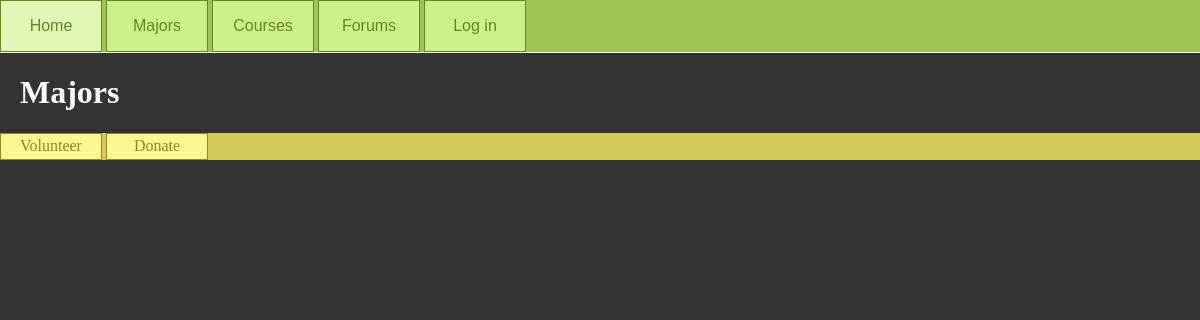
/majorsPublic.html, run on an earlier commit of the app's database.
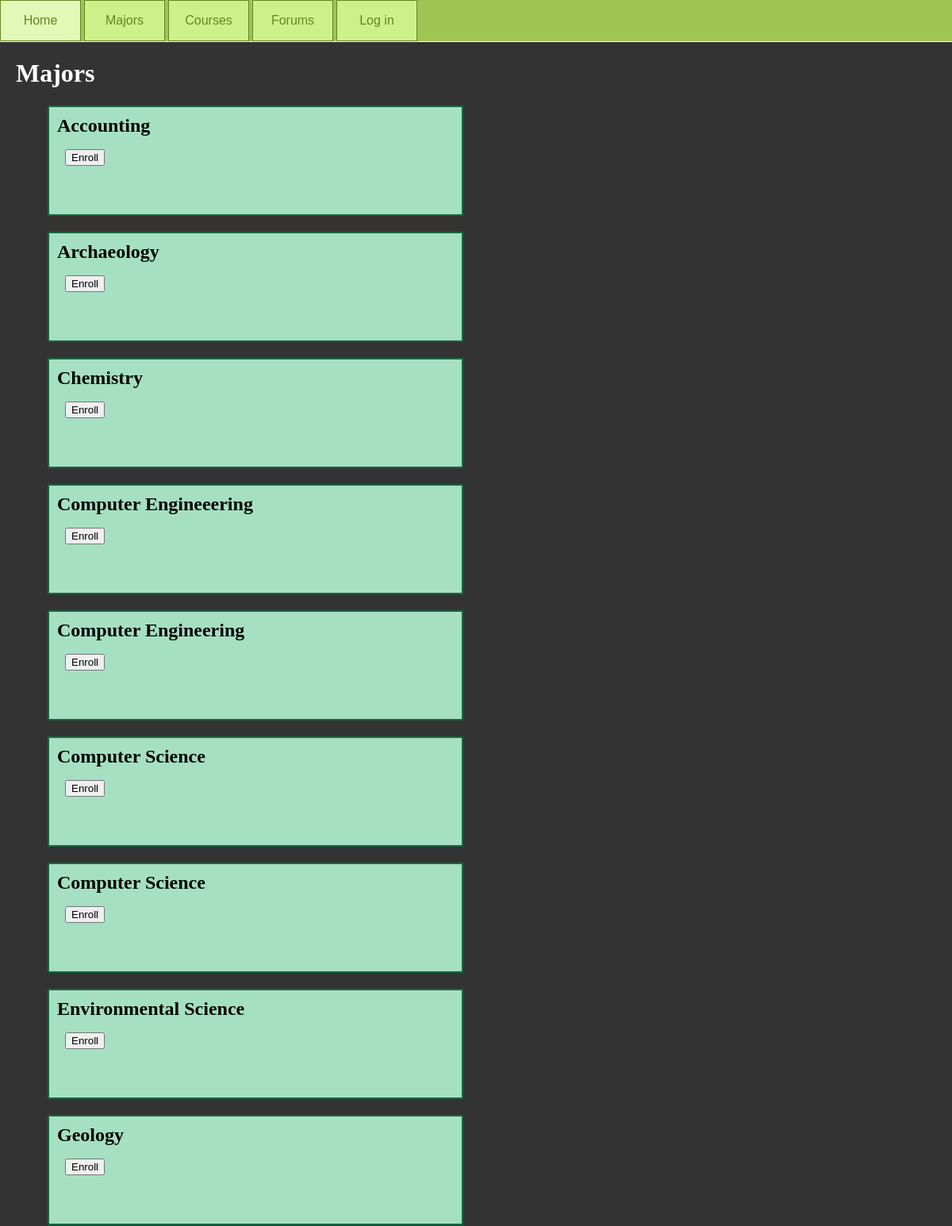
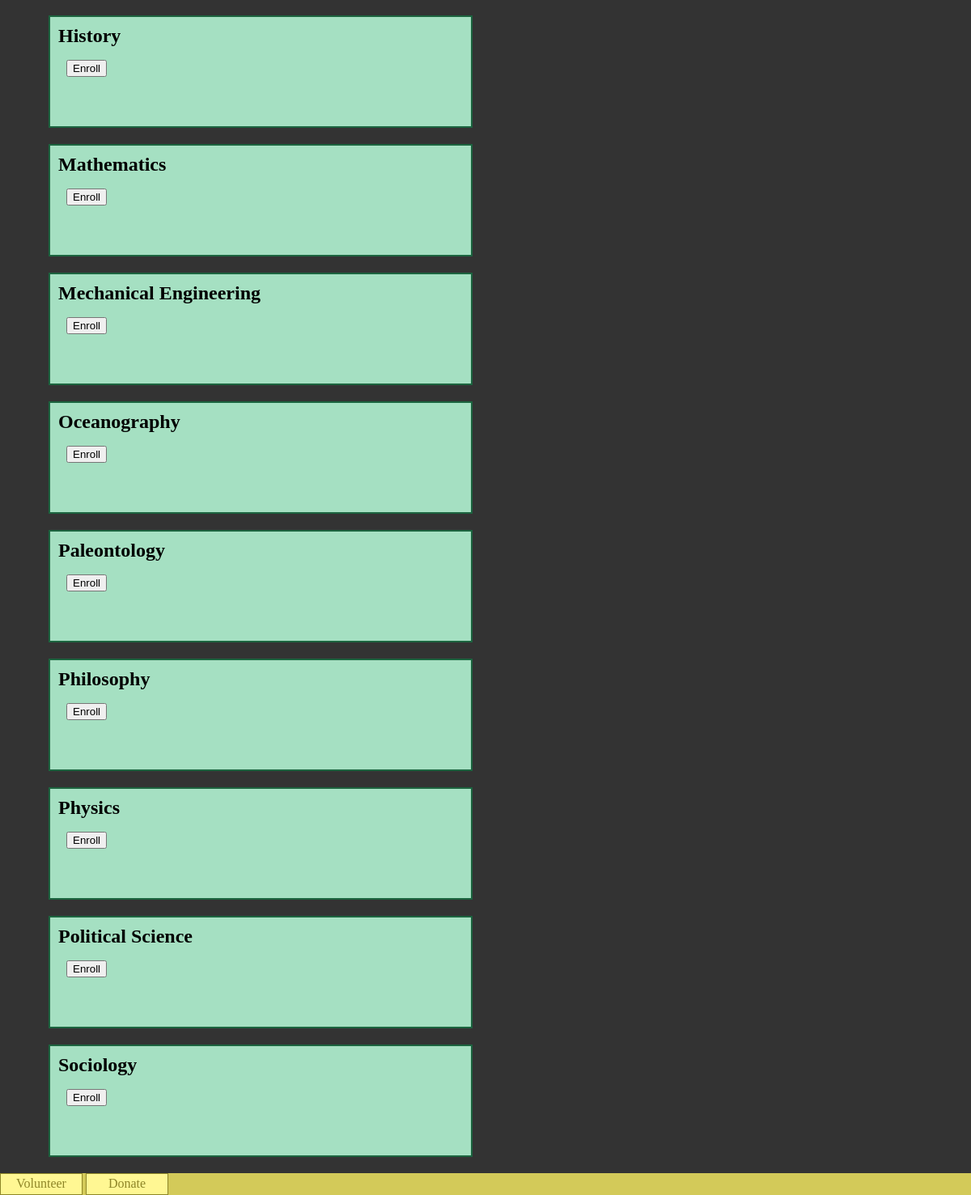
And on a later commit of the database (2 pictures, top to bottom).
### database_setup.py (models this page shows, shortened)
class Major(Base):
    __tablename__ = 'majors'
    major_id = Column(Integer, primary_key=True)
    name = Column(String(80), nullable=False)
    description = Column(String(250))

### project.py (the view)
@app.route('/majorsPublic.html')
def showMajorsPublic():
    enrolled_majors = getEnrolledMajors()
    majors = session.query(Major).order_by(asc(Major.name))
    return render_template('majorsPublic.html', majors=majors, login_session=login_session, enrolled_majors=enrolled_majors)

### project.py (called while the page is built, shortened)
def loggedin():
    return "email" in login_session

def getEnrolledMajors():
    if not loggedin():
        return []

### templates/majorsPublic.html (shortened to what this page needs)
<!DOCTYPE html>
<html>
    <head>
        <link rel="stylesheet" href="/css/style.css">
    </head>
    <body>
        {% block content %}
        {% include "navbar.html" %}
        <div>
            <h1>Majors</h1>
            <div>
            {% for major in majors %}
                <a class="subtle" href="/majors/{{major.major_id}}"><div class="majorBlock">
                <h2>{{major.name}}</h2>
                    {% if major in enrolled_majors %}
                    <p><font size="5" color="#00CC00">&#10003;</font>You are enrolled in this major</p>
                    <form action="/majors/{{major.major_id}}/unenroll/", method="post">
                        <input class="enrollButton" type="submit" value="Unenroll" onclick="return confirm('Are you sure you want to UNENROLL from this major? (This will not affect your enrolled classes)');">
                    </form>
                    {% else %}
                    <form action="/majors/{{major.major_id}}/enroll/", method="post">
                        <input class="enrollButton" type="submit" value="Enroll">
                    </form>
                    {% endif %}
                </div></a>
            {% endfor %}
            {% endblock %}
            </div>
        </div>
        {% include "footer.html" %}
    </body>
</html>

### templates/navbar.html
<ul id="navbar">
    <li><a href="/index.html">Home</a></li>
    <li><a href="/majorsPublic.html">Majors</a></li>
    <li><a href="/coursesPublic.html">Courses</a></li>
    <li><a href="">Forums</a></li>
    {% block content %}
    {% if not "username" in login_session%}
    <li><a href="/login.html">Log in</a></li>
    {% else %}
    <li><a href="/profile.html">Profile</a></li>
    <li><a href="gdisconnect">Log out</a></li>
    <li><a href="/admin.html">Admin</a></li>
    {% endif %}
    {% endblock %}
</ul>

### templates/footer.html
<footer>
    <li><a href="volunteer.html">Volunteer</a></li>
    <li><a href="donate.html">Donate</a></li>
</footer>

What changed in the data, as far as the page shows it:
added Major: name "Accounting"
added Major: name "Archaeology"
added Major: name "Chemistry"
added Major: name "Computer Engineeering"
added Major: name "Computer Engineering"
added Major: name "Computer Science"
added Major: name "Computer Science"
added Major: name "Environmental Science"
added Major: name "Geology"
added Major: name "History"
added Major: name "Mathematics"
added Major: name "Mechanical Engineering"
added Major: name "Oceanography"
added Major: name "Paleontology"
added Major: name "Philosophy"
added Major: name "Physics"
added Major: name "Political Science"
added Major: name "Sociology"
